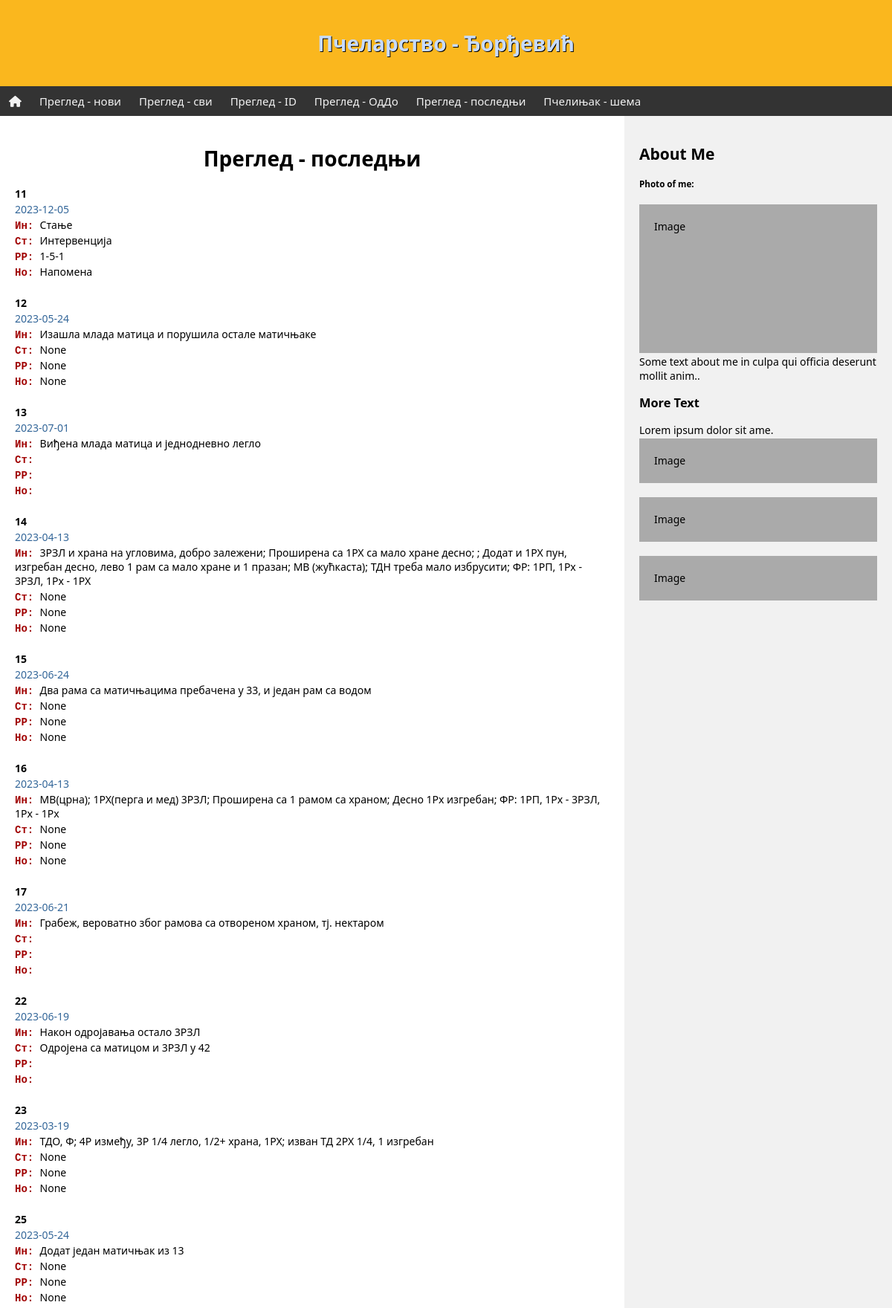
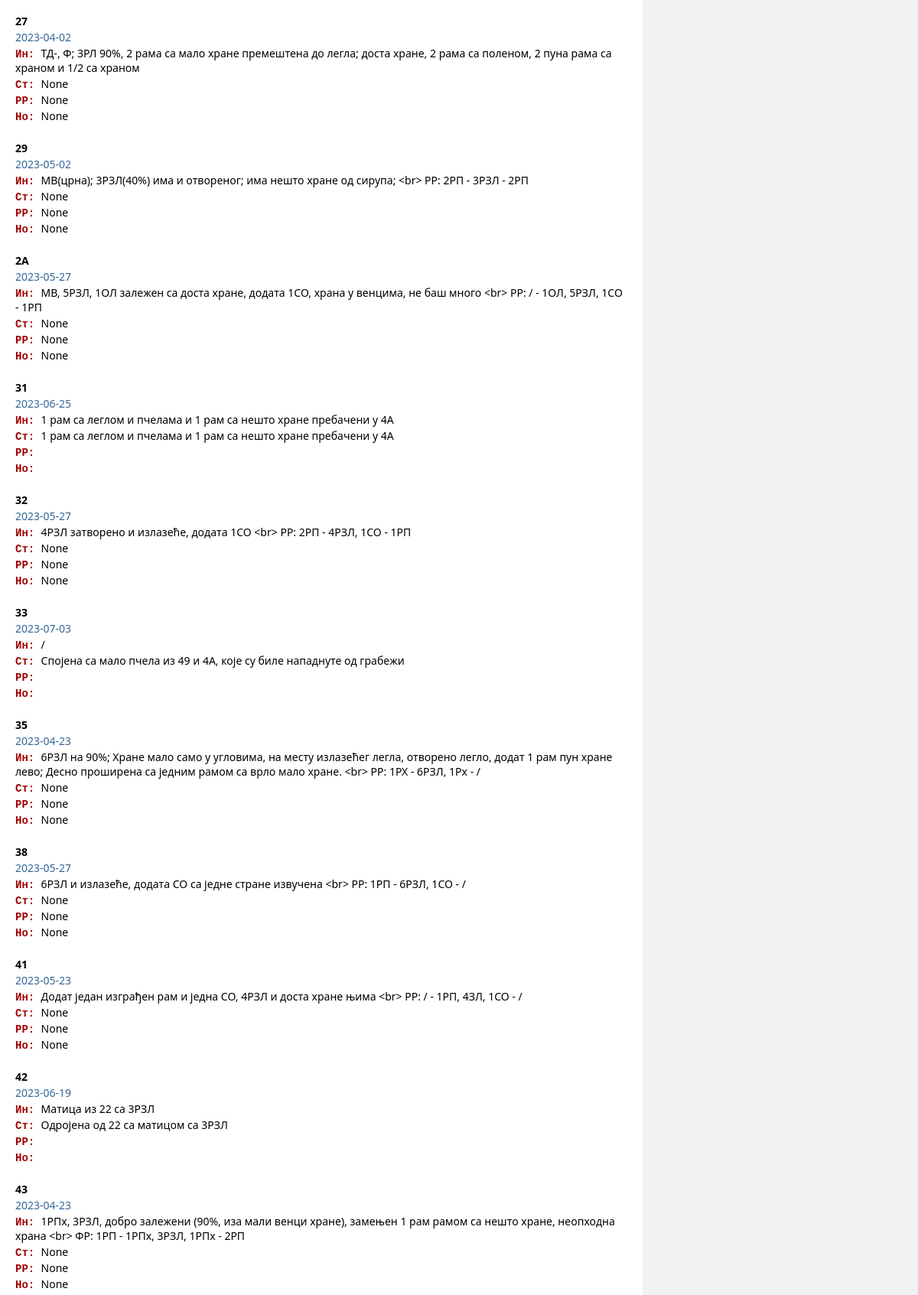
Screenshot of /inspect_last (upper part) with the database file from the repository (2 pictures, top to bottom).
### tables this page shows
CREATE TABLE inspect (id INTEGER PRIMARY KEY ASC AUTOINCREMENT NOT NULL, hive_id TEXT (2) NOT NULL, date DATE NOT NULL, state VARCHAR (255), interv VARCHAR (255), frames VARCHAR (127), note VARCHAR (255));

### app.py (the view)
@app.route("/inspect_last")
def inspect_last():
    db = os.path.join(app.root_path, 'pcelinjak.db')
    con = sqlite3.connect(db)
    cur = con.cursor()
    sql="""
    SELECT I.hive_id, I.date, I.interv, I.state, I.frames, I.note
    FROM inspect AS I
    JOIN
    (
        SELECT hive_id, MAX(date) ldate
        FROM inspect
        GROUP BY hive_id
    ) as M
    ON I.hive_id = M.hive_id AND I.date = M.ldate
    ORDER BY    I.hive_id
    """
    cur.execute(sql)
    rew=cur.fetchall()
    con.close()
    return render_template("inspect_last.html", review=rew)

### templates/inspect_last.html
{% extends 'template.html' %}
{% block content %}
  <h1>Преглед - последњи</h1>
	{% for (hive_id, date, state, interv, frames, note) in review %}
    <p><b>{{ hive_id }}</b></p>
		<p style="color: #336699">{{ date }}</p>
	  <p><span class="vst">Ин: </span>{{ interv }}</p>
		<p><span class="vst">Ст: </span>{{ state }}</p>
	  <p><span class="vst">РР: </span>{{ frames }}</p>
	  <p><span class="vst">Но: </span>{{ note }}</p>
		<br />
	{% endfor %}
{% endblock content %}

### static/css/style.css (style rules this page uses)
* { box-sizing: border-box; }
body { margin: 0; font-family: 'Segoe UI', Tahoma, Geneva, Verdana, sans-serif; font-size: 14px; }
p { margin-top: 2px; margin-bottom: 2px; }
h1 { text-align: center; }
.vst { color: #a00000; font-weight: 600; font-family: 'Courier New', Courier, monospace; }

### rows the page displays
inspect: hive "11", date "2023-12-05", state "Стање", interv "Интервенција", frames "1-5-1", note "Напомена"
inspect: hive "12", date "2023-05-24", state "Изашла млада матица и порушила остале матичњаке", state "None", frames "None", note "None"
inspect: hive "13", date "2023-07-01", state "Виђена млада матица и једнодневно легло"
inspect: hive "14", date "2023-04-13", state "3РЗЛ и храна на угловима, добро залежени; Проширена са 1РХ са мало хране десно; ; Додат и 1РХ пун, изгребан десно, лево 1 рам са мало хране и 1 празан; МВ (жућкаста); ТДН треба мало избрусити; ФР: 1РП, 1Рх - 3РЗЛ, 1Рх - 1РХ", state "None", frames "None", note "None"
inspect: hive "15", date "2023-06-24", state "Два рама са матичњацима пребачена у 33, и један рам са водом", state "None", frames "None", note "None"
inspect: hive "16", date "2023-04-13", state "МВ(црна); 1РХ(перга и мед) 3РЗЛ; Проширена са 1 рамом са храном; Десно 1Рх изгребан; ФР: 1РП, 1Рх - 3РЗЛ, 1Рх - 1Рх", state "None", frames "None", note "None"
inspect: hive "17", date "2023-06-21", state "Грабеж, вероватно због рамова са отвореном храном, тј. нектаром"
inspect: hive "22", date "2023-06-19", state "Након одројавања остало 3РЗЛ", interv "Одројена са матицом и 3РЗЛ у 42"
inspect: hive "23", date "2023-03-19", state "ТДО, Ф; 4Р између, 3Р 1/4 легло, 1/2+ храна, 1РХ; изван ТД 2РХ 1/4, 1 изгребан", state "None", frames "None", note "None"
inspect: hive "25", date "2023-05-24", state "Додат један матичњак из 13", state "None", frames "None", note "None"
inspect: hive "27", date "2023-04-02", state "ТД-, Ф; 3РЛ 90%, 2 рама са мало хране премештена до легла; доста хране, 2 рама са поленом, 2 пуна рама са храном и 1/2 са храном", state "None", frames "None", note "None"
inspect: hive "31", date "2023-06-25", interv "1 рам са леглом и пчелама и 1 рам са нешто хране пребачени у 4A", state "1 рам са леглом и пчелама и 1 рам са нешто хране пребачени у 4A"
inspect: hive "33", date "2023-07-03", state "/", interv "Спојена са мало пчела из 49 и 4A, које су биле нападнуте од грабежи"
inspect: hive "42", date "2023-06-19", state "Матица из 22 са 3РЗЛ", interv "Одројена од 22 са матицом са 3РЗЛ"

### other values shown
{{ hive_id }} "29" "2A" "32" "35" "38" "41" "43"
{{ date }} "2023-05-02" "2023-05-27" "2023-05-27" "2023-04-23" "2023-05-27" "2023-05-23" "2023-04-23"
{{ interv }} "МВ(црна); 3РЗЛ(40%) има и отвореног; има нешто хране од сирупа; <br> РР: 2РП - 3РЗЛ - 2РП" "МВ, 5РЗЛ, 1ОЛ залежен са доста хране, додата 1СО, храна у венцима, не баш много <br> РР: / - 1ОЛ, 5РЗЛ, 1СО - 1РП" "4РЗЛ затворено и излазеће, додата 1СО <br> РР: 2РП - 4РЗЛ, 1СО - 1РП" "6РЗЛ на 90%; Хране мало само у угловима, на месту излазећег легла, отворено легло, додат 1 рам пун хране лево; Десно проширена са једним рамом са врло мало хране. <br> РР: 1РХ - 6РЗЛ, 1Рх - /" "6РЗЛ и излазеће, додата СО са једне стране извучена <br> РР: 1РП - 6РЗЛ, 1СО - /" "Додат један изграђен рам и једна СО, 4РЗЛ и доста хране њима <br> РР: / - 1РП, 4ЗЛ, 1СО - /" "1РПх, 3РЗЛ, добро залежени (90%, иза мали венци хране), замењен 1 рам рамом са нешто хране, неопходна храна <br> ФР: 1РП - 1РПх, 3РЗЛ, 1РПх - 2РП"
{{ state }} "None" "None" "None" "None" "None" "None" "None"
{{ frames }} "None" "None" "None" "None" "None" "None" "None"
{{ note }} "None" "None" "None" "None" "None" "None" "None"
